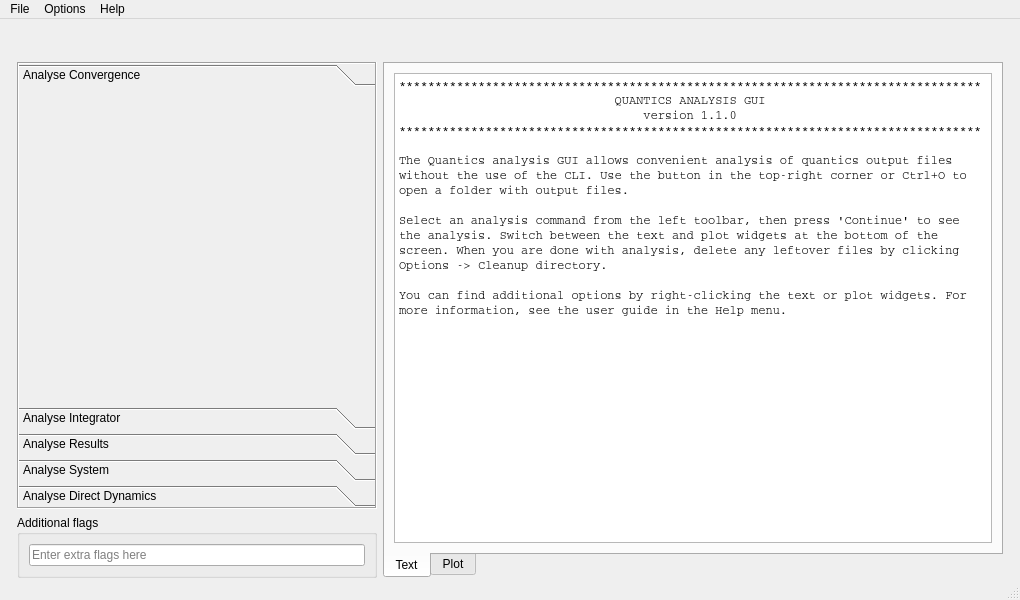
<?xml version="1.0" encoding="UTF-8"?>
<ui version="4.0">
 <class>MainWindow</class>
 <widget class="QMainWindow" name="MainWindow">
  <property name="geometry">
   <rect>
    <x>0</x>
    <y>0</y>
    <width>1020</width>
    <height>600</height>
   </rect>
  </property>
  <property name="windowTitle">
   <string>Quantics analysis</string>
  </property>
  <widget class="QWidget" name="centralwidget">
   <layout class="QGridLayout" name="gridLayout">
    <property name="leftMargin">
     <number>17</number>
    </property>
    <property name="topMargin">
     <number>12</number>
    </property>
    <property name="rightMargin">
     <number>17</number>
    </property>
    <property name="bottomMargin">
     <number>0</number>
    </property>
    <item row="0" column="0" colspan="2">
     <widget class="DirectoryWidget" name="dir" native="true">
      <property name="minimumSize">
       <size>
        <width>0</width>
        <height>25</height>
       </size>
      </property>
     </widget>
    </item>
    <item row="2" column="0">
     <widget class="QGroupBox" name="add_flags_box">
      <property name="sizePolicy">
       <sizepolicy hsizetype="Fixed" vsizetype="Preferred">
        <horstretch>0</horstretch>
        <verstretch>0</verstretch>
       </sizepolicy>
      </property>
      <property name="minimumSize">
       <size>
        <width>360</width>
        <height>0</height>
       </size>
      </property>
      <property name="title">
       <string>Additional flags</string>
      </property>
      <layout class="QHBoxLayout" name="horizontalLayout_3">
       <item>
        <widget class="QLineEdit" name="add_flags">
         <property name="placeholderText">
          <string>Enter extra flags here</string>
         </property>
        </widget>
       </item>
      </layout>
     </widget>
    </item>
    <item row="1" column="0">
     <widget class="QToolBox" name="toolbox">
      <property name="sizePolicy">
       <sizepolicy hsizetype="Fixed" vsizetype="Preferred">
        <horstretch>0</horstretch>
        <verstretch>0</verstretch>
       </sizepolicy>
      </property>
      <property name="minimumSize">
       <size>
        <width>360</width>
        <height>0</height>
       </size>
      </property>
      <property name="frameShape">
       <enum>QFrame::Box</enum>
      </property>
      <property name="frameShadow">
       <enum>QFrame::Sunken</enum>
      </property>
      <property name="midLineWidth">
       <number>0</number>
      </property>
      <property name="tabSpacing">
       <number>4</number>
      </property>
      <widget class="AnalysisConvergence" name="analconv">
       <property name="geometry">
        <rect>
         <x>0</x>
         <y>0</y>
         <width>356</width>
         <height>292</height>
        </rect>
       </property>
       <attribute name="label">
        <string>Analyse Convergence</string>
       </attribute>
      </widget>
      <widget class="AnalysisIntegrator" name="analint">
       <property name="geometry">
        <rect>
         <x>0</x>
         <y>0</y>
         <width>356</width>
         <height>292</height>
        </rect>
       </property>
       <attribute name="label">
        <string>Analyse Integrator</string>
       </attribute>
      </widget>
      <widget class="AnalysisResults" name="analres">
       <property name="geometry">
        <rect>
         <x>0</x>
         <y>0</y>
         <width>356</width>
         <height>292</height>
        </rect>
       </property>
       <attribute name="label">
        <string>Analyse Results</string>
       </attribute>
      </widget>
      <widget class="AnalysisSystem" name="analsys">
       <property name="geometry">
        <rect>
         <x>0</x>
         <y>0</y>
         <width>356</width>
         <height>292</height>
        </rect>
       </property>
       <attribute name="label">
        <string>Analyse System</string>
       </attribute>
      </widget>
      <widget class="AnalysisDirectDynamics" name="analdd">
       <property name="geometry">
        <rect>
         <x>0</x>
         <y>0</y>
         <width>356</width>
         <height>292</height>
        </rect>
       </property>
       <attribute name="label">
        <string>Analyse Direct Dynamics</string>
       </attribute>
      </widget>
     </widget>
    </item>
    <item row="1" column="1" rowspan="2">
     <widget class="QTabWidget" name="tab_widget">
      <property name="tabPosition">
       <enum>QTabWidget::South</enum>
      </property>
      <property name="currentIndex">
       <number>0</number>
      </property>
      <widget class="QWidget" name="output_text_tab">
       <attribute name="title">
        <string>Text</string>
       </attribute>
       <layout class="QVBoxLayout" name="verticalLayout_6">
        <item>
         <widget class="CustomTextWidget" name="text">
          <property name="font">
           <font>
            <family>Courier</family>
           </font>
          </property>
          <property name="contextMenuPolicy">
           <enum>Qt::CustomContextMenu</enum>
          </property>
          <property name="undoRedoEnabled">
           <bool>false</bool>
          </property>
          <property name="lineWrapMode">
           <enum>QPlainTextEdit::NoWrap</enum>
          </property>
          <property name="readOnly">
           <bool>true</bool>
          </property>
          <property name="plainText">
           <string>*********************************************************************************
                              QUANTICS ANALYSIS GUI
                                  version 1.1.0
*********************************************************************************

The Quantics analysis GUI allows convenient analysis of quantics output files
without the use of the CLI. Use the button in the top-right corner or Ctrl+O to
open a folder with output files.

Select an analysis command from the left toolbar, then press 'Continue' to see
the analysis. Switch between the text and plot widgets at the bottom of the
screen. When you are done with analysis, delete any leftover files by clicking
Options -&gt; Cleanup directory.

You can find additional options by right-clicking the text or plot widgets. For
more information, see the user guide in the Help menu.</string>
          </property>
          <property name="tabStopWidth">
           <number>20</number>
          </property>
         </widget>
        </item>
       </layout>
      </widget>
      <widget class="QWidget" name="output_plot_tab">
       <attribute name="title">
        <string>Plot</string>
       </attribute>
       <layout class="QVBoxLayout" name="verticalLayout_7">
        <item>
         <widget class="CustomPlotWidget" name="plot" native="true"/>
        </item>
        <item>
         <widget class="MediaWidget" name="media" native="true">
          <property name="maximumSize">
           <size>
            <width>16777215</width>
            <height>30</height>
           </size>
          </property>
         </widget>
        </item>
       </layout>
      </widget>
     </widget>
    </item>
   </layout>
  </widget>
  <widget class="QMenuBar" name="menubar">
   <property name="geometry">
    <rect>
     <x>0</x>
     <y>0</y>
     <width>1020</width>
     <height>26</height>
    </rect>
   </property>
   <widget class="QMenu" name="menu_file">
    <property name="title">
     <string>File</string>
    </property>
    <addaction name="menu_dir"/>
    <addaction name="exit"/>
   </widget>
   <widget class="QMenu" name="menu_options">
    <property name="title">
     <string>Options</string>
    </property>
    <widget class="QMenu" name="menu_timeout">
     <property name="title">
      <string>Timeout</string>
     </property>
    </widget>
    <addaction name="menu_timeout"/>
    <addaction name="cleanup"/>
    <addaction name="allow_add_flags"/>
    <addaction name="no_command"/>
   </widget>
   <widget class="QMenu" name="menu_help">
    <property name="title">
     <string>Help</string>
    </property>
    <addaction name="open_guide"/>
   </widget>
   <addaction name="menu_file"/>
   <addaction name="menu_options"/>
   <addaction name="menu_help"/>
  </widget>
  <widget class="QStatusBar" name="statusbar"/>
  <action name="menu_dir">
   <property name="text">
    <string>Open directory</string>
   </property>
   <property name="statusTip">
    <string>Opens a directory with quantics files.</string>
   </property>
   <property name="shortcut">
    <string>Ctrl+O</string>
   </property>
  </action>
  <action name="cleanup">
   <property name="checkable">
    <bool>false</bool>
   </property>
   <property name="text">
    <string>Cleanup directory</string>
   </property>
   <property name="statusTip">
    <string>Remove all output files generated from quantics analysis programs.</string>
   </property>
  </action>
  <action name="exit">
   <property name="text">
    <string>Exit</string>
   </property>
   <property name="statusTip">
    <string>Exits the program.</string>
   </property>
   <property name="shortcut">
    <string>Ctrl+Q</string>
   </property>
  </action>
  <action name="no_command">
   <property name="checkable">
    <bool>true</bool>
   </property>
   <property name="text">
    <string>No command mode</string>
   </property>
   <property name="statusTip">
    <string>(Experimental) Do not execute quantics analysis commands, read from an existing analysis output file.</string>
   </property>
  </action>
  <action name="allow_add_flags">
   <property name="checkable">
    <bool>true</bool>
   </property>
   <property name="text">
    <string>Allow additional flags</string>
   </property>
   <property name="statusTip">
    <string>Shows a box where you can add additional flags to quantics analysis programs.</string>
   </property>
  </action>
  <action name="open_guide">
   <property name="text">
    <string>User guide</string>
   </property>
   <property name="statusTip">
    <string>Opens the user guide in your browser window.</string>
   </property>
  </action>
 </widget>
 <customwidgets>
  <customwidget>
   <class>CustomPlotWidget</class>
   <extends>QWidget</extends>
   <header>analysis_gui.ui.custom_plot</header>
  </customwidget>
  <customwidget>
   <class>AnalysisConvergence</class>
   <extends>QWidget</extends>
   <header>analysis_gui.analysis.convergence</header>
  </customwidget>
  <customwidget>
   <class>AnalysisIntegrator</class>
   <extends>QWidget</extends>
   <header>analysis_gui.analysis.integrator</header>
  </customwidget>
  <customwidget>
   <class>AnalysisResults</class>
   <extends>QWidget</extends>
   <header>analysis_gui.analysis.results</header>
  </customwidget>
  <customwidget>
   <class>AnalysisSystem</class>
   <extends>QWidget</extends>
   <header>analysis_gui.analysis.system</header>
  </customwidget>
  <customwidget>
   <class>AnalysisDirectDynamics</class>
   <extends>QWidget</extends>
   <header>analysis_gui.analysis.direct_dynamics</header>
  </customwidget>
  <customwidget>
   <class>CustomTextWidget</class>
   <extends>QPlainTextEdit</extends>
   <header>analysis_gui.ui.custom_text</header>
  </customwidget>
  <customwidget>
   <class>DirectoryWidget</class>
   <extends>QWidget</extends>
   <header>analysis_gui.ui.dir_widget</header>
  </customwidget>
  <customwidget>
   <class>MediaWidget</class>
   <extends>QWidget</extends>
   <header>analysis_gui.ui.media_widget</header>
  </customwidget>
 </customwidgets>
 <tabstops>
  <tabstop>tab_widget</tabstop>
  <tabstop>text</tabstop>
 </tabstops>
 <resources/>
 <connections/>
</ui>
